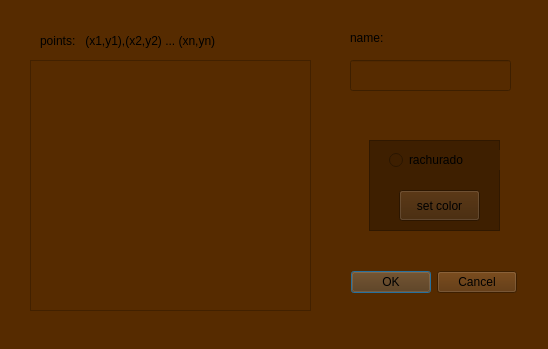
<?xml version="1.0" encoding="UTF-8"?>
<ui version="4.0">
 <class>Dialog</class>
 <widget class="QDialog" name="Dialog">
  <property name="geometry">
   <rect>
    <x>0</x>
    <y>0</y>
    <width>548</width>
    <height>349</height>
   </rect>
  </property>
  <property name="windowTitle">
   <string>Dialog</string>
  </property>
  <property name="styleSheet">
   <string notr="true">background-color: rgb(86, 43, 0);</string>
  </property>
  <widget class="QLineEdit" name="lineEdit">
   <property name="geometry">
    <rect>
     <x>350</x>
     <y>60</y>
     <width>161</width>
     <height>31</height>
    </rect>
   </property>
  </widget>
  <widget class="QLabel" name="points_lbl">
   <property name="geometry">
    <rect>
     <x>40</x>
     <y>30</y>
     <width>251</width>
     <height>21</height>
    </rect>
   </property>
   <property name="text">
    <string>points:   (x1,y1),(x2,y2) ... (xn,yn)</string>
   </property>
  </widget>
  <widget class="QLabel" name="name_lbl">
   <property name="geometry">
    <rect>
     <x>350</x>
     <y>30</y>
     <width>58</width>
     <height>16</height>
    </rect>
   </property>
   <property name="text">
    <string>name:</string>
   </property>
  </widget>
  <widget class="QPlainTextEdit" name="points_ln">
   <property name="geometry">
    <rect>
     <x>30</x>
     <y>60</y>
     <width>281</width>
     <height>251</height>
    </rect>
   </property>
  </widget>
  <widget class="QDialogButtonBox" name="confirm_create_object">
   <property name="geometry">
    <rect>
     <x>350</x>
     <y>270</y>
     <width>167</width>
     <height>24</height>
    </rect>
   </property>
   <property name="standardButtons">
    <set>QDialogButtonBox::Cancel|QDialogButtonBox::Ok</set>
   </property>
  </widget>
  <widget class="QFrame" name="frame">
   <property name="geometry">
    <rect>
     <x>369</x>
     <y>140</y>
     <width>131</width>
     <height>91</height>
    </rect>
   </property>
   <property name="styleSheet">
    <string notr="true">background-color: rgb(62, 31, 0);</string>
   </property>
   <property name="frameShape">
    <enum>QFrame::StyledPanel</enum>
   </property>
   <property name="frameShadow">
    <enum>QFrame::Raised</enum>
   </property>
   <widget class="QPushButton" name="color_button">
    <property name="geometry">
     <rect>
      <x>30</x>
      <y>50</y>
      <width>81</width>
      <height>31</height>
     </rect>
    </property>
    <property name="styleSheet">
     <string notr="true"/>
    </property>
    <property name="text">
     <string>set color</string>
    </property>
   </widget>
   <widget class="QRadioButton" name="radioButton">
    <property name="geometry">
     <rect>
      <x>20</x>
      <y>10</y>
      <width>129</width>
      <height>20</height>
     </rect>
    </property>
    <property name="text">
     <string>rachurado</string>
    </property>
   </widget>
  </widget>
 </widget>
 <resources/>
 <connections/>
</ui>
